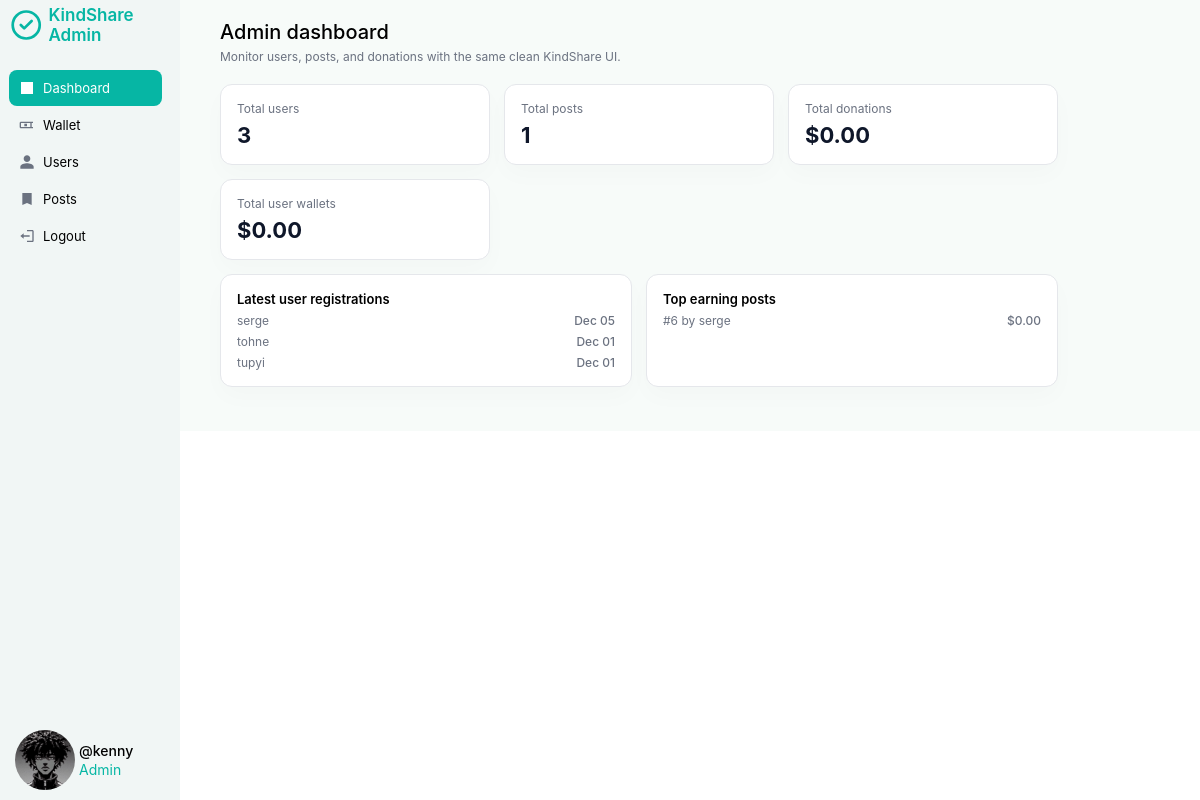
Page /admin/dashboard.php (signed in) on the committed database.
### tables this page shows
CREATE TABLE `users` (
  `id` int(11) NOT NULL,
  `username` varchar(50) NOT NULL,
  `email` varchar(100) NOT NULL,
  `password` varchar(255) NOT NULL,
  `profile_picture` varchar(255) DEFAULT NULL,
  `bio` text DEFAULT NULL,
  `wallet_balance` decimal(10,2) DEFAULT 0.00,
  `created_at` datetime DEFAULT current_timestamp(),
  `updated_at` datetime DEFAULT current_timestamp() ON UPDATE current_timestamp(),
  `last_login` datetime DEFAULT NULL
);

CREATE TABLE `posts` (
  `id` int(11) NOT NULL,
  `user_id` int(11) NOT NULL,
  `image_path` varchar(255) NOT NULL,
  `caption` text DEFAULT NULL,
  `total_donations` decimal(10,2) DEFAULT 0.00,
  `edited` tinyint(1) DEFAULT 0,
  `edited_at` datetime DEFAULT NULL,
  `created_at` datetime DEFAULT current_timestamp(),
  `updated_at` datetime DEFAULT current_timestamp() ON UPDATE current_timestamp()
);

### config.php (called while the page is built, shortened)
<?php
$BASE_URL = '/te';
function asset(string $path): string
{
    global $BASE_URL;
    return rtrim($BASE_URL, '/') . '/' . ltrim($path, '/');
}

### admin/dashboard.php (the view, shortened to what this page needs)
<?php
require_once __DIR__ . '/../config.php';
$active = 'dashboard';
$totUsers = $conn->query('SELECT COUNT(*) FROM users')->fetch_row()[0];
$totPosts = $conn->query('SELECT COUNT(*) FROM posts')->fetch_row()[0];
$totDon = $conn->query('SELECT IFNULL(SUM(amount),0) FROM donations')->fetch_row()[0];
$latestUsers = $conn->query('SELECT username, created_at FROM users ORDER BY created_at DESC LIMIT 5');
$topPosts = $conn->query('SELECT p.id, u.username, p.total_donations FROM posts p JOIN users u ON u.id = p.user_id ORDER BY p.total_donations DESC LIMIT 5');
$totWallet = $conn->query('SELECT IFNULL(SUM(wallet_balance),0) FROM users')->fetch_row()[0];
?>
<!DOCTYPE html>
<html lang="en">
<head>
    <link rel="stylesheet" href="../new.css">
</head>
<body>
    <div class="container">
        <?php require __DIR__ . '/sidebar.php'; ?>
        <div class="feed">
            <div class="header">
                <h1>Admin dashboard</h1>
                <p>Monitor users, posts, and donations with the same clean KindShare UI.</p>
            </div>
            <div class="page-wrap" style="width:90%;max-width:1100px;">
                <div class="stats-grid">
                    <div class="stat-card">
                        <p class="muted">Total users</p>
                        <div class="stat-value"><?=$totUsers?></div>
                    </div>
                    <div class="stat-card">
                        <p class="muted">Total posts</p>
                        <div class="stat-value"><?=$totPosts?></div>
                    </div>
                    <div class="stat-card">
                        <p class="muted">Total donations</p>
                        <div class="stat-value">$<?=number_format($totDon,2)?></div>
                    </div>
                    <div class="stat-card">
                        <p class="muted">Total user wallets</p>
                        <div class="stat-value">$<?=number_format($totWallet,2)?></div>
                    </div>
                </div>
                <div class="stats-grid">
                    <div class="stat-card">
                        <p class="cc-title">Latest user registrations</p>
                        <?php while ($u = $latestUsers->fetch_assoc()): ?>
                            <div class="cc-row">
                                <p><?=$u['username']?></p>
                                <p class="cc-number"><?=date('M d', strtotime($u['created_at']))?></p>
                            </div>
                        <?php endwhile; ?>
                    </div>
                    <div class="stat-card">
                        <p class="cc-title">Top earning posts</p>
                        <?php while ($p = $topPosts->fetch_assoc()): ?>
                            <div class="cc-row">
                                <p>#<?=$p['id']?> by <?=$p['username']?></p>
                                <p class="cc-number">$<?=number_format($p['total_donations'],2)?></p>
                            </div>
                        <?php endwhile; ?>
                    </div>
                </div>
            </div>
        </div>
    </div>
</body>
</html>

### admin/sidebar.php
<?php
$adminUser = $conn->query("SELECT username, profile_picture FROM admins WHERE id = {$_SESSION['admin_id']}")->fetch_assoc();
$adminPfp = $adminUser && $adminUser['profile_picture'] ? asset($adminUser['profile_picture']) : asset('★.jpeg');
?>
<div class="side">
    <div class="sidenav">
        <div class="top">
            <div class="logo">
                <svg width="38" height="38" viewBox="0 0 24 24" fill="none">
                    <circle cx="12" cy="12" r="10" stroke="#06B6A4" stroke-width="2"/>
                    <path d="M8 12l2.5 2.5L16 9" stroke="#06B6A4" stroke-width="2" stroke-linecap="round" stroke-linejoin="round"/>
                </svg>
                <p>KindShare Admin</p>
            </div>
            <div class="links">
                <a href="dashboard.php" class="<?=$active==='dashboard'?'active':''?>">
                    <svg class="ic" viewBox="0 0 24 24"><path d="M3 21h18V3H3v18zm4-4h10v-2H7v2zm0-4h10v-2H7v2zm0-4h10V7H7v2z"/></svg>
                    Dashboard
                </a>
                <a href="wallet.php" class="<?=$active==='wallet'?'active':''?>">
                    <svg class="ic" viewBox="0 0 24 24"><path d="M21 7H3c-1.1 0-2 .9-2 2v6c0 1.1.9 2 2 2h18v-2h-2v-6h2V7zm-4 8H3V9h14v6zm-9-1h4v-4H8v4z"/></svg>
                    Wallet
                </a>
                <a href="users.php" class="<?=$active==='users'?'active':''?>">
                    <svg class="ic" viewBox="0 0 24 24"><path d="M12 12c2.7 0 5-2.3 5-5s-2.3-5-5-5-5 2.3-5 5 2.3 5 5 5zm0 2c-3.3 0-10 1.7-10 5v3h20v-3c0-3.3-6.7-5-10-5z"/></svg>
                    Users
                </a>
                <a href="posts.php" class="<?=$active==='posts'?'active':''?>">
                    <svg class="ic" viewBox="0 0 24 24"><path d="M19 3H5v18l7-3 7 3V3z"/></svg>
                    Posts
                </a>
                <a href="logout.php">
                    <svg class="ic" viewBox="0 0 24 24"><path d="M16 13v-2H7V8l-5 4 5 4v-3zM20 3h-8v2h8v14h-8v2h8c1.1 0 2-.9 2-2V5c0-1.1-.9-2-2-2z"/></svg>
                    Logout
                </a>
            </div>
        </div>
        <div class="bottom">
            <div class="pfp">
                <img src="<?=$adminPfp?>" alt="">
            </div>
            <div class="txt">
                <p>@<?=$adminUser['username']?></p>
                <p style="color:#06B6A4;">Admin</p>
            </div>
        </div>
    </div>
</div>

### new.css (style rules this page uses)
* { margin: 0; padding: 0; box-sizing: border-box; font-family: Inter; }
.container { width: 100%; height: auto; display: flex; background: rgb(247 251 249 ); }
.side { width: 15%; position: relative; }
.sidenav { width: 15%; height: 100vh; background: rgb(241 246 245); display: flex; flex-direction: column; justify-content: space-between; position: fixed; top: 0; left: 0; }
.sidenav .links { display: flex; flex-direction: column; padding-top: 20px; gap: 1px; width: 90%; padding-left: 5%; }
.sidenav .links a { padding: 10px; color: #000; font-size: 13px; text-decoration: none; border-radius: 8px; transition: .3s ease; }
.sidenav .logo { height: 50px; }
.bottom { display: flex; padding-bottom: 10px; padding-left: 15px; gap: 4px; }
.bottom .pfp { height: 60px; width: 60px; }
.bottom .pfp img { height: 100%; width: 100%; border-radius: 50%; }
.txt { display: flex; flex-direction: column; justify-content: center; gap: 2px; }
.txt p { font-size: 14px; color: #06B6A4; }
.txt p:nth-child(1) { font-size: 14px; font-weight: 500; color: #000; }
.feed { width: 85%; }
.feed .header { padding: 20px 40px; }
.feed .header h1 { font-size: 20px; font-weight: 550; }
.feed .header p { font-size: 12px; color: #6B7280; padding-top: 5px; }
.logo { display: flex; align-items: center; gap: 6px; padding: 18px 10px; }
.logo p { font-size: 17px; font-weight: 600; color: #06B6A4; }
.links a { display: flex; gap: 8px; align-items: center; }
.links a.active { background: #06B6A4; color: #fff; }
.links a.active .ic { fill:#fff; }
.links .ic { width: 16px; height: 16px; fill: #6B7280; }
.links a.active .ic { fill: #fff; }
.links a:hover .ic, .links a:nth-child(1) .ic { fill: #fff; }
.cc-title { font-size: 13px; font-weight: 600; color: #000; }
.cc-row { display: flex; justify-content: space-between; align-items: center; }
.cc-row p { font-size: 12px; color: #6B7280; }
.cc-number { font-size: 12px; font-weight: 500; color: #000; }
.page-wrap { padding: 0 40px 30px 40px; }
.muted { color:#6b7280; font-size:12px; }
.stats-grid { display:grid; grid-template-columns:repeat(auto-fit,minmax(220px,1fr)); gap:14px; margin-bottom:14px; }
.stat-card { background:#fff; border:1px solid #e5e7eb; border-radius:12px; padding:16px; display:flex; flex-direction:column; gap:6px; box-shadow:0 10px 25px rgba(0,0,0,0.02); }
.stat-value { font-size:22px; font-weight:700; color:#0f172a; }

### rows in the picture
users: username "serge", created_at "Dec 05"
users: username "tohne", created_at "Dec 01"
users: username "tupyi", created_at "Dec 01"
posts: id "6", user.username "serge", total_donations "0.00"

### other values in the picture
$adminUser['username'] "kenny"
$totUsers "3"
$totPosts "1"
$totDon "0.00"
$totWallet "0.00"
